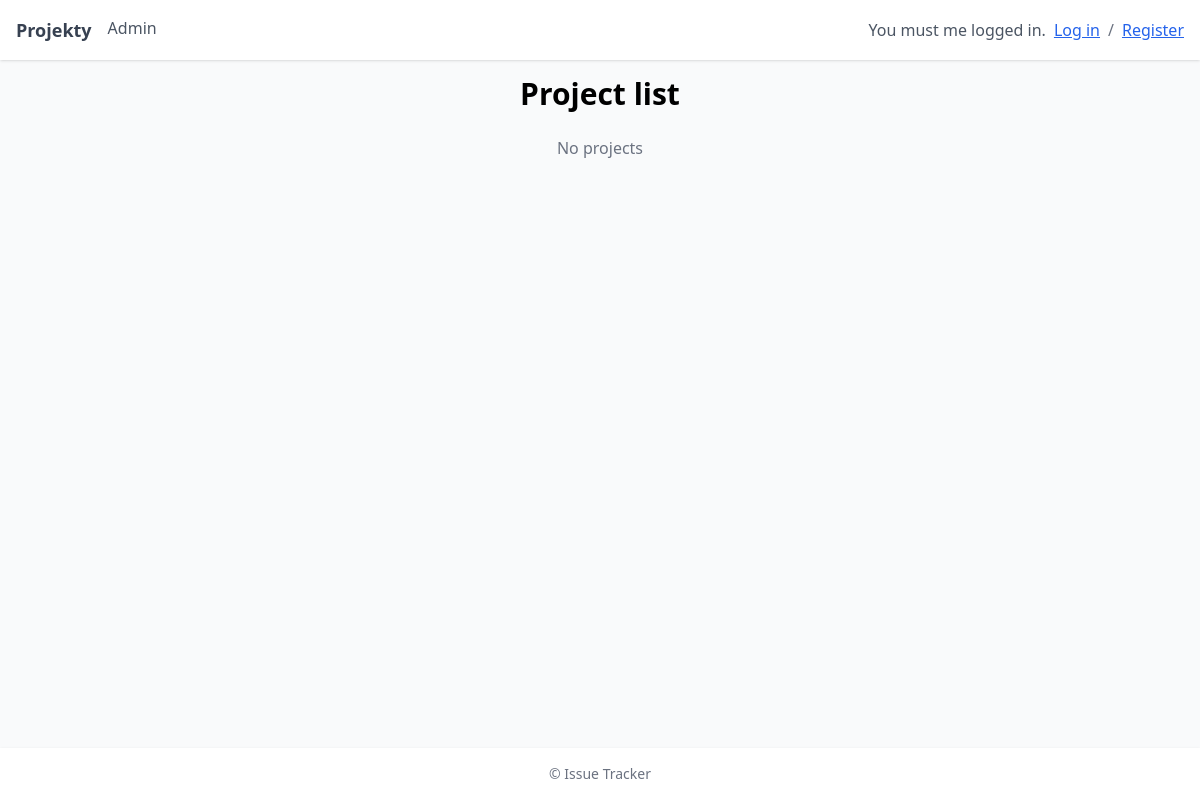
The app's page /, older data.
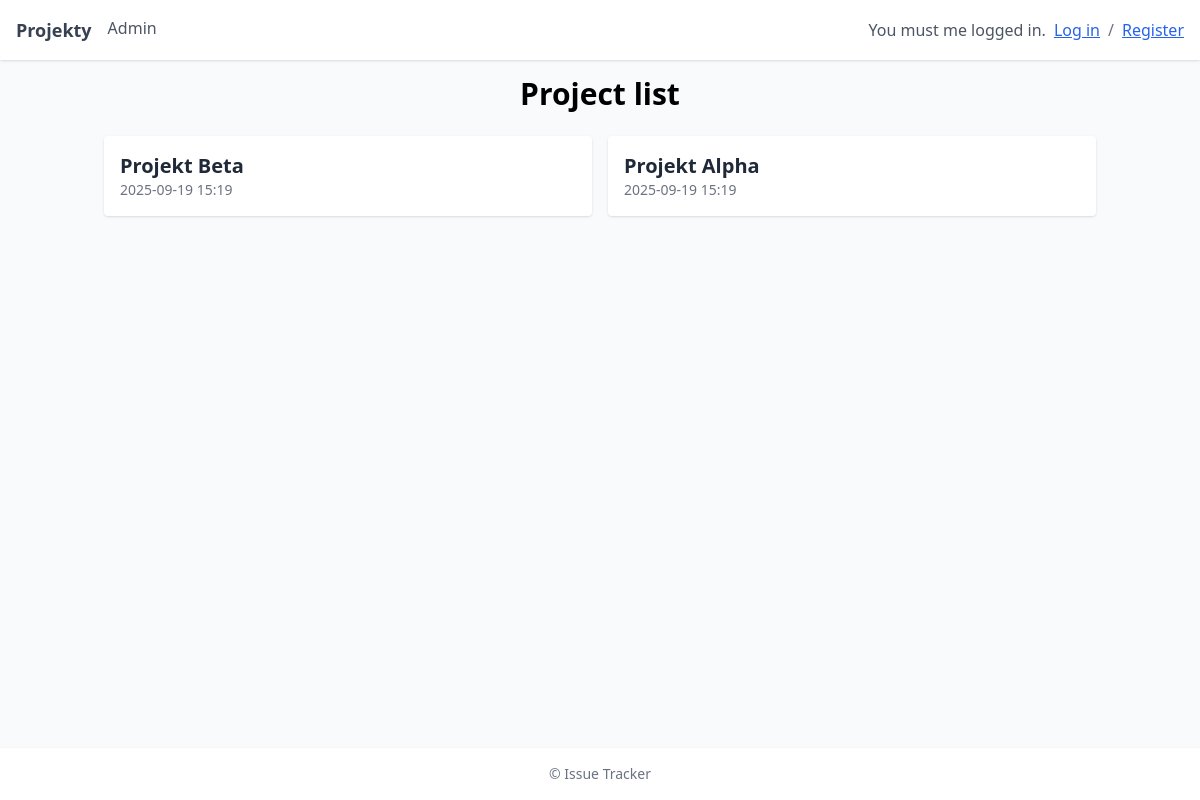
The same page, newer data.
### issues/models.py (models this page shows, shortened)
class Project(models.Model):
    name = models.CharField(max_length=100)
    description = models.TextField(blank=True)
    created_at = models.DateTimeField(auto_now_add=True)

### issues/views.py (the view)
# urls.py: path("", views.project_list, name="project_list"),
def project_list(request):
    projects = Project.objects.all().order_by("-created_at")
    return render(request, "projects/list.html", {"projects": projects})

### templates/projects/list.html (shortened to what this page needs)
{% extends "base.html" %}
{% block content %}
<h1 class="text-3xl font-bold text-center mb-6">Project list</h1>
<div class="grid grid-cols-1 md:grid-cols-2 gap-4">
  {% for project in projects %}
    <a href="{% url 'project_detail' pk=project.pk %}"
       class="block p-4 bg-white rounded shadow hover:bg-blue-50 transition">
      <h2 class="text-xl font-semibold text-gray-800">{{ project.name }}</h2>
      <p class="text-gray-500 text-sm">{{ project.created_at|date:"Y-m-d H:i" }}</p>
    </a>
  {% empty %}
    <p class="text-gray-500 text-center col-span-full">No projects</p>
  {% endfor %}
</div>
{% endblock %}

Row changes from the older to the newer data that the page shows:
added Project: name "Projekt Beta", created_at "2025-09-19 15:19"
added Project: name "Projekt Alpha", created_at "2025-09-19 15:19"
Text that changed along with them:
text no longer shown: "No projects"
